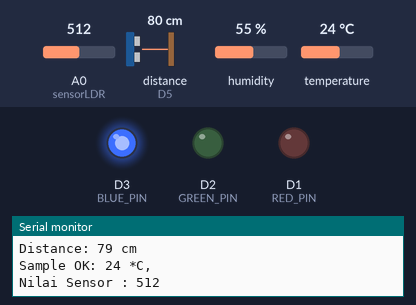
Recording of a program running on a simulated ESP8266 (NodeMCU). Parts: output pins drawn as LEDs (lit = HIGH), the last lines printed to the serial monitor. Wiring (inferred from the names in the program): ultrasonic range finder: trigger D7; echo D5. The test bench sets the inputs (shaded band); at power-on: temperature 24 °C, A0 (sensorLDR) = 512, distance to the obstacle (sensor on D5) 80 cm, humidity 55 %. The echo pulse lasts 58.3 µs per cm; pins used as bus, display or sensor lines are not drawn.

Above: at 4.2 s.
4.3 s: temperature set to 22 °C
At 5.4 s:
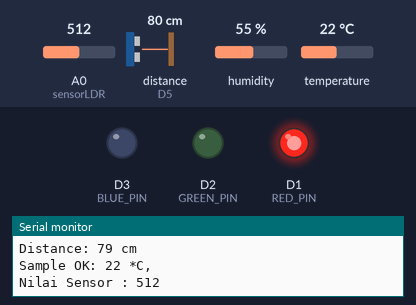
6.5 s: temperature set to 28 °C
At 7.9 s:
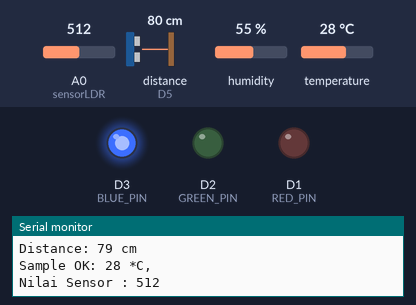
8.6 s: temperature set to 12 °C
At 10.3 s:
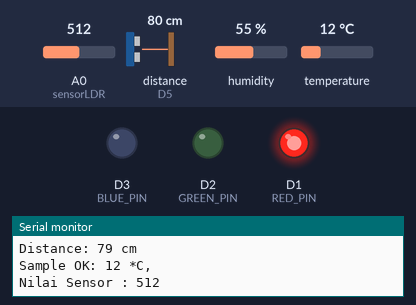
Timing chart, 0 to 11.8 s (numbered marks = the images above; inputs shaded):
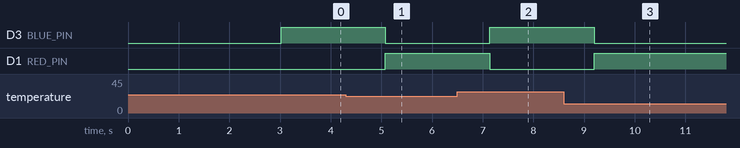

Measured:
- the behaviour switches between 24 and 23 °C on temperature (found by bisection; images 0 and 1)
- after the input at 4.3 s, D3 (BLUE_PIN): HIGH → LOW after 0.78 s; D1 (RED_PIN): LOW → HIGH after 0.78 s
- after the input at 6.5 s, D3 (BLUE_PIN): LOW → HIGH after 0.64 s; D1 (RED_PIN): HIGH → LOW after 0.64 s
- after the input at 8.6 s, D3 (BLUE_PIN): HIGH → LOW after 0.60 s; D1 (RED_PIN): LOW → HIGH after 0.60 s

The program:

main.cpp
```cpp
#include <Arduino.h>
#include <SimpleDHT.h>

#define pinDHT 6 // SD3 pin signal sensor DHT

byte temperature = 0;
byte humidity = 0;

SimpleDHT11 dht11(D0); // instan sensor dht11

#define sensorLDR A0
int nilaiSensor;
// Deklarasi pin untuk setiap LED
#define pinDHT 6 // SD3 pin signal sensor DHT
#define RED_PIN D1
#define GREEN_PIN D2
#define BLUE_PIN D3
#define trigPin D7
#define echoPin D5

long duration;
int distance;

void setup()
{
  pinMode(RED_PIN, OUTPUT);
  pinMode(GREEN_PIN, OUTPUT);
  pinMode(BLUE_PIN, OUTPUT);
  pinMode(trigPin, OUTPUT);
  pinMode(echoPin, INPUT);
  Serial.begin(115200);
  Serial.println("Tugas");
  delay(3000);
}

void loop()
{

  int err = SimpleDHTErrSuccess;

  if ((err = dht11.read(&temperature, &humidity, NULL)) != SimpleDHTErrSuccess)
  {
    Serial.print("Pembacaan DHT11 gagal, err=");
    Serial.println(err);
    delay(1000);
    return;
  }

  nilaiSensor = analogRead(sensorLDR);
  if (nilaiSensor <= 1000 && temperature < 24)
  {
    digitalWrite(RED_PIN, HIGH);
    digitalWrite(GREEN_PIN, LOW);
    digitalWrite(BLUE_PIN, LOW);
  }
  else
  {
    digitalWrite(RED_PIN, LOW);
    digitalWrite(GREEN_PIN, LOW);
    digitalWrite(BLUE_PIN, HIGH);
  }

  // Trigger ultrasonic pulse
  digitalWrite(trigPin, LOW);
  delayMicroseconds(2);
  digitalWrite(trigPin, HIGH);
  delayMicroseconds(10);
  digitalWrite(trigPin, LOW);

  // Calculate duration of sound wave
  duration = pulseIn(echoPin, HIGH);

  // Convert duration to distance (in cm)
  distance = duration * 0.034 / 2;

  // if (distance == 2)
  // {
  //   digitalWrite(RED_PIN, LOW);
  //   digitalWrite(GREEN_PIN, LOW);
  //   digitalWrite(BLUE_PIN, HIGH);
  // }
  // else if (distance == 4)
  // {
  //   digitalWrite(RED_PIN, LOW);
  //   digitalWrite(GREEN_PIN, HIGH);
  //   digitalWrite(BLUE_PIN, LOW);
  // }
  // else if (distance == 6)
  // {
  //   digitalWrite(RED_PIN, HIGH);
  //   digitalWrite(GREEN_PIN, LOW);
  //   digitalWrite(BLUE_PIN, LOW);
  // }
  // else if (distance > 6)
  // {
  //   digitalWrite(RED_PIN, HIGH);
  //   digitalWrite(GREEN_PIN, LOW);
  //   digitalWrite(BLUE_PIN, LOW);
  //   delay(1000);

  //   digitalWrite(RED_PIN, LOW);
  //   digitalWrite(GREEN_PIN, HIGH);
  //   digitalWrite(BLUE_PIN, LOW);
  //   delay(1000);

  //   digitalWrite(RED_PIN, LOW);
  //   digitalWrite(GREEN_PIN, LOW);
  //   digitalWrite(BLUE_PIN, HIGH);
  //   delay(1000);
  // }

  // Print distance to serial monitor
  Serial.print("Distance: ");
  Serial.print(distance);
  Serial.println(" cm");
  Serial.print("Sample OK: ");
  Serial.print((int)temperature);
  Serial.print(" *C, ");
  Serial.println("");
  Serial.print("Nilai Sensor : ");
  Serial.println(nilaiSensor);
  Serial.println("");
  delay(1000);
}
```
